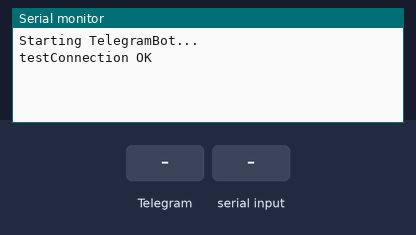
Bench run of a sketch on a simulated ESP8266 (NodeMCU). On the bench: the last lines printed to the serial monitor. The inputs (shaded band) are chosen by the test bench.

Above: at 2.7 s.
2.8 s: Telegram message "status" received
At 3.2 s:
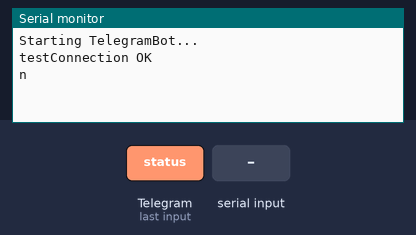
4.3 s: "status" received over Serial
At 6.1 s:
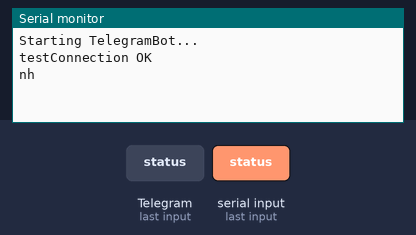

Measured:
- after the input at 2.8 s, the serial monitor: prints a new line at once (image 1)
- after the input at 4.3 s, the serial monitor: prints a new line after 1.0 s (image 2)

The sketch:

esp.ino
```cpp
#include "CTBot.h"
CTBot myBot;

String ssid  = "Moto Z2 Play 9800"    ; // REPLACE mySSID WITH YOUR WIFI SSID
String pass  = "asuszen4"; // REPLACE myPassword YOUR WIFI PASSWORD, IF ANY
String token = "705123203:AAH-xT_iITGfWbd2IgfIiSbDZXon2k_bErU"   ; // REPLACE myToken WITH YOUR TELEGRAM BOT TOKEN


void setup() {
  // put your setup code here, to run once:
   Serial.begin(9600);
  Serial.println("Starting TelegramBot...");

  // connect the ESP8266 to the desired access point
  myBot.wifiConnect(ssid, pass);

  // set the telegram bot token
  myBot.setTelegramToken(token);

  // check if all things are ok
  if (myBot.testConnection())
    Serial.println("\ntestConnection OK");
  else
    Serial.println("\ntestConnection NOK");

}

void loop() {
  // put your main code here, to run repeatedly:
TBMessage msg;

  // if there is an incoming message...
  if (myBot.getNewMessage(msg))
    // ...forward it to the sender
    myBot.sendMessage(msg.sender.id, msg.text);

    if (msg.text.equals("status"))
       {
        myBot.sendMessage(msg.sender.id,"seding");
     Serial.write('n');
     while (Serial.available() == 0) ;  // Wait here until input buffer has a character
  {

   int a = Serial.parseInt();
   String s=String(a);
   myBot.sendMessage(msg.sender.id,"Normal water:");
    myBot.sendMessage(msg.sender.id,s);
 }
 Serial.write('h');
     while (Serial.available() == 0) ;  // Wait here until input buffer has a character
  {

   int b = Serial.parseInt();
   String s1=String(b);
   myBot.sendMessage(msg.sender.id," Hot water:");
    myBot.sendMessage(msg.sender.id,s1);
 }

}
 if (myBot.getNewMessage(msg))
    // ...forward it to the sender
       myBot.sendMessage(msg.sender.id, msg.text);

 if(Serial.read()=='l')
 {
     myBot.sendMessage(msg.sender.id,"low water level");
 }
}
```
